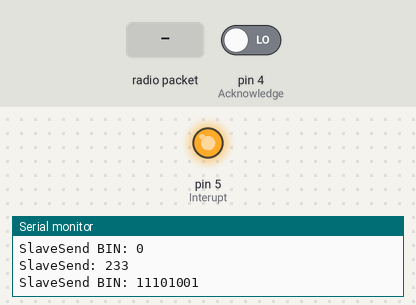
A sketch run on a simulated Arduino Uno, built with avr-gcc and run on an emulated ATmega328P. On the bench: output pins drawn as LEDs (lit = HIGH), the last lines printed to the serial monitor. The test bench sets the inputs (shaded band); at power-on: pin 4 (Acknowledge) LOW. No radio packets arrive unless stated.

Above: at 1.2 s.
1.3 s: pin 4 (Acknowledge) driven HIGH
At 2.6 s:
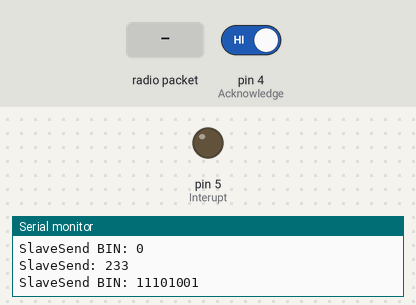
4.3 s: radio packet "1" arrives
At 5.7 s:
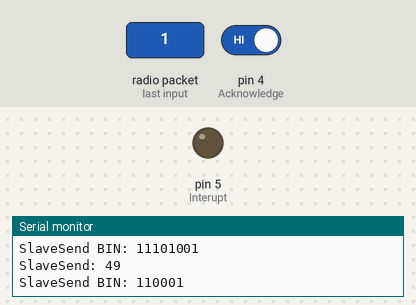
Timing chart, 0 to 7.3 s (numbered marks = the images above; inputs shaded):
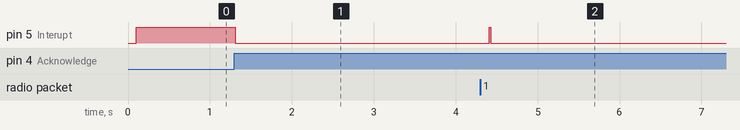

The sketch:

LoRa_I2C_P4.ino
```cpp
#include <SPI.h>
#include <LoRa.h>
#include <Wire.h>


byte SlaveReceived = 0;
byte SlaveSend = 0;
int DataToMaster = 0;
String fff;
int aaa = 0;
int bbb = 0;
int ccc = 0;
int eee = 0;
int DataToSend = 0;
int DataToReceive = 0;
int DataAvailable = 2;
char *str = "hej";
int *ptr;
char array1[] = {0,0,0,0,0,0,0,0};
int array2[] = {233,8,1,0,0,0,0,0};
int array4[] = {0,0,0,0,0,0,0,0};

void setup()

{

  Serial.begin(9600);
  while (!Serial);

  Wire.begin(8);                               //Begins I2C communication with Slave Address as 8 at pin (A4,A5)
  Wire.onReceive(receiveEvent);                //Function call when Slave receives value from master
  Wire.onRequest(requestEvent);                //Function call when Master request value from Slave

  pinMode(4, INPUT);                             //Acknowledge
  pinMode(5, OUTPUT);                            //Interupt

  Serial.println("LoRa Ready");                  //Printed if LoRa Ready
  if (!LoRa.begin(868E6)) {
    Serial.println("Starting LoRa failed!");     //Printed if LoRa Faild
    while (1);
  }
}

void loop()
{
  aaa = (digitalRead(4));  //Reads Acknowledge bit

  if (DataAvailable > 0) {

    Serial.print("array2 [0]: ");
    Serial.println(array2[0]);
    Serial.print("array2 BIN [0]: ");
    Serial.println(array2[0],BIN);

    Serial.print("BitRead: ");
    Serial.print(bitRead(array2[0],15));
    Serial.print(bitRead(array2[0],14));
    Serial.print(bitRead(array2[0],13));
    Serial.print(bitRead(array2[0],12));
    Serial.print(bitRead(array2[0],11));
    Serial.print(bitRead(array2[0],10));
    Serial.print(bitRead(array2[0],9));
    Serial.print(bitRead(array2[0],8));
    Serial.print(bitRead(array2[0],7));
    Serial.print(bitRead(array2[0],6));
    Serial.print(bitRead(array2[0],5));
    Serial.print(bitRead(array2[0],4));
    Serial.print(bitRead(array2[0],3));
    Serial.print(bitRead(array2[0],2));
    Serial.print(bitRead(array2[0],1));
    Serial.println(bitRead(array2[0],0));

    Serial.print("SlaveSend: ");
    Serial.println(SlaveSend);

    Serial.print("SlaveSend BIN: ");
    Serial.println(SlaveSend,BIN);

    bitWrite(SlaveSend, 0,(bitRead(array2[0],0)));
    bitWrite(SlaveSend, 1,(bitRead(array2[0],1)));
    bitWrite(SlaveSend, 2,(bitRead(array2[0],2)));
    bitWrite(SlaveSend, 3,(bitRead(array2[0],3)));
    bitWrite(SlaveSend, 4,(bitRead(array2[0],4)));
    bitWrite(SlaveSend, 5,(bitRead(array2[0],5)));
    bitWrite(SlaveSend, 6,(bitRead(array2[0],6)));
    bitWrite(SlaveSend, 7,(bitRead(array2[0],7)));

    Serial.print("SlaveSend: ");
    Serial.println(SlaveSend);
    Serial.print("SlaveSend BIN: ");
    Serial.println(SlaveSend,BIN);

    digitalWrite(5, HIGH);

    delay(20);

    DataAvailable = 0; //skal fjernes når der skal næses over i2c

  }
  if (aaa == HIGH){ //if Acknowledge HIGH
    digitalWrite(5,LOW);
    //DataAvailable = 0;
  }

  if (bbb == 1){ //hvis bbb er 1, så er der modtaget data fra master over i2c.
    Serial.print("Sending packet: ");
    DataToSend = 1; //sættes til 1 for at sende data
    // read packet

    while (DataToSend > 0)//(LoRa.available())
    {

      // send packet
      LoRa.beginPacket();
      LoRa.print(SlaveReceived); //Prints the input
      LoRa.endPacket();

      delay(1000);

      DataToSend = 0; // sættes til nul når pakken er sendt
      bbb = 0; //sættes til 0 når bakken er sendt
    }
  }

  if (bbb == 0){ //let the LoRa recive when it is not sending.
    int packetSize = LoRa.parsePacket();
    if (packetSize) {
      // received a packet
      Serial.println("Received packet: ");
      DataToReceive = 1;
      // read packet

      while (DataToReceive > 0)
      {
        array2[0] = LoRa.read();
        DataAvailable = 1;
        DataToReceive = 0;
      }
    }
  delay(20);
  }

}


void receiveEvent (int howMany)                    //This Function is called when Slave receives value from master
  {
  SlaveReceived = Wire.read();                    //Used to read value received from master and store in variable SlaveReceived
  bbb = 1; //sættes til 1 for at fortække at der er data der skal sendes
  }

void requestEvent()                                //This Function is called when Master wants value from slave
  {
  Wire.write(SlaveSend);                          // sends one byte converted POT value to master
  }
```

Measured:
- after the input at 1.3 s, pin 5 (Interupt): HIGH → LOW at once
- after the input at 4.3 s, pin 5 (Interupt): LOW → HIGH after 0.11 s, → LOW 0.02 s later
